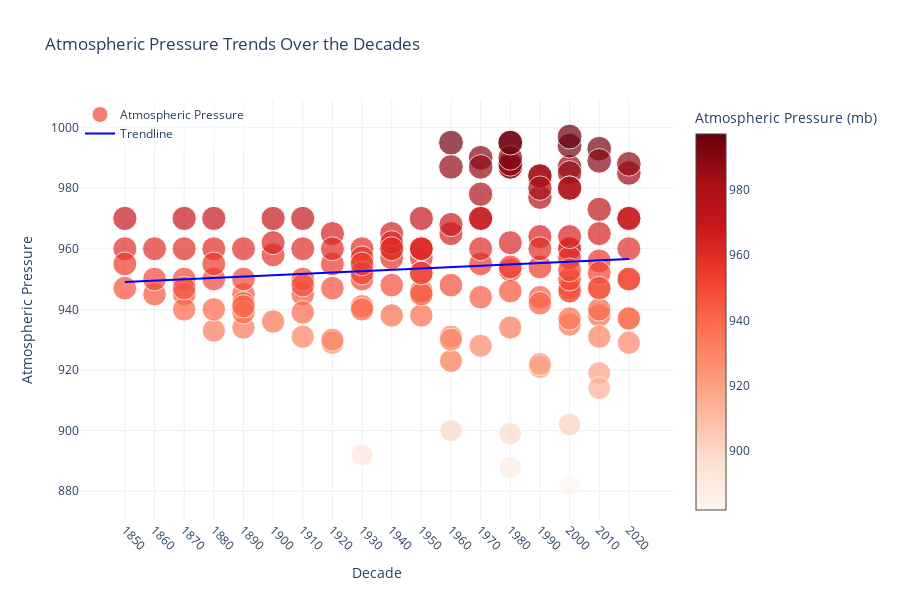

Notebook source saved alongside this figure:
### Code cell
# PLOTTING WIND ATMOSPHERIC PRESSURE TRENDS OVER THE DECADES - INTERACTIVE GRAPH 

pressure_values = hurricane_data['Pressure_mb']

#linear regression line (trendline) for pressure
z = np.polyfit(decades, pressure_values, 1)  # Degree 1 for a linear trend
p = np.poly1d(z)
trendline = p(sorted(decades.unique()))

# Create a scatter plot with smaller dots
scatter = go.Scatter(
    x=decades,
    y=pressure_values,
    mode='markers',
    marker=dict(
        size=pressure_values / 40,  
        color=pressure_values,     
        colorscale='Reds',       
        showscale=True,          
        colorbar=dict(title='Atmospheric Pressure (mb)')
    ),
    name='Atmospheric Pressure',
    hovertemplate='Storm: %{text}<br>Max Wind Speed: %{y} mph<extra></extra>',
    text=storm_names  # Pass storm names to be displayed in the hovertemplate
)

# Create the trendline
trendline_plot = go.Scatter(
    x=sorted(decades.unique()),
    y=trendline,
    mode='lines',
    line=dict(color='blue', width=2),
    name='Trendline',
    hovertemplate='Decade: %{x}<br>Trend: %{y:.2f} mb<extra></extra>'
)

# Layout with legend and updated design
layout = go.Layout(
    title='Atmospheric Pressure Trends Over the Decades',
    xaxis=dict(title='Decade', tickvals=sorted(decades.unique()), tickangle=45),
    yaxis=dict(title='Atmospheric Pressure'),
    template='plotly_white',
    height=600,
    legend=dict(
        x=0,   # Position legend on the left
        y=1,   # Top alignment
        xanchor='left',
        yanchor='top',
        bgcolor='rgba(255,255,255,0.5)' 
    )
)

# the interactive plot
fig = go.Figure(data=[scatter, trendline_plot], layout=layout)
fig.show()

### Figure 1 — Plotly figure (JSON) as saved in the notebook; plotly's stock layout.template omitted (floating-point values rounded to 4 significant figures; data arrays with more than 128 entries replaced by an {"elided": "..."} marker saying what was removed)
{"data": [{"hovertemplate": "Storm: %{text}<br>Max Wind Speed: %{y} mph<extra></extra>", "marker": {"color": {"elided": "153 int values"}, "colorbar": {"title": {"text": "Atmospheric Pressure (mb)"}}, "colorscale": [[0, "rgb(255,245,240)"], [0.125, "rgb(254,224,210)"], [0.25, "rgb(252,187,161)"], [0.375, "rgb(252,146,114)"], [0.5, "rgb(251,106,74)"], [0.625, "rgb(239,59,44)"], [0.75, "rgb(203,24,29)"], [0.875, "rgb(165,15,21)"], [1, "rgb(103,0,13)"]], "showscale": true, "size": {"elided": "153 float values"}}, "mode": "markers", "name": "Atmospheric Pressure", "text": {"elided": "153 str values"}, "type": "scatter", "x": {"elided": "153 int values"}, "y": {"elided": "153 int values"}}, {"hovertemplate": "Decade: %{x}<br>Trend: %{y:.2f} mb<extra></extra>", "line": {"color": "blue", "width": 2}, "mode": "lines", "name": "Trendline", "type": "scatter", "x": [1850, 1860, 1870, 1880, 1890, 1900, 1910, 1920, 1930, 1940, 1950, 1960, 1970, 1980, 1990, 2000, 2010, 2020], "y": [949.1, 949.5, 950.0, 950.4, 950.8, 951.3, 951.7, 952.2, 952.6, 953.1, 953.5, 953.9, 954.4, 954.8, 955.3, 955.7, 956.1, 956.6]}], "layout": {"height": 600, "legend": {"bgcolor": "rgba(255,255,255,0.5)", "x": 0, "xanchor": "left", "y": 1, "yanchor": "top"}, "title": {"text": "Atmospheric Pressure Trends Over the Decades"}, "xaxis": {"tickangle": 45, "tickvals": [1850, 1860, 1870, 1880, 1890, 1900, 1910, 1920, 1930, 1940, 1950, 1960, 1970, 1980, 1990, 2000, 2010, 2020], "title": {"text": "Decade"}}, "yaxis": {"title": {"text": "Atmospheric Pressure"}}}}
